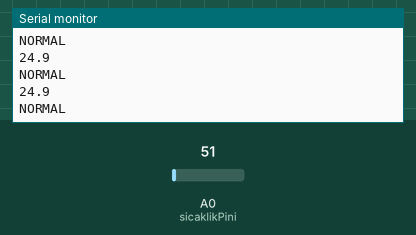
A sketch run on a simulated Arduino Uno, built with avr-gcc and run on an emulated ATmega328P. Parts: the last lines printed to the serial monitor. The test bench sets the inputs (shaded band); at power-on: A0 (sicaklikPini) = 51.

Above: at 1.3 s.
1.4 s: A0 (sicaklikPini) set to 57
At 1.81 s:
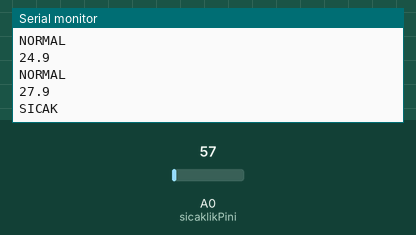
3.5 s: A0 (sicaklikPini) set to 61
At 3.81 s:
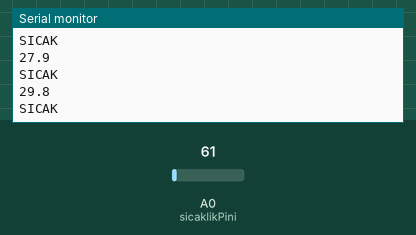
Timing chart, 0 to 6.5 s (numbered marks = the images above; inputs shaded):
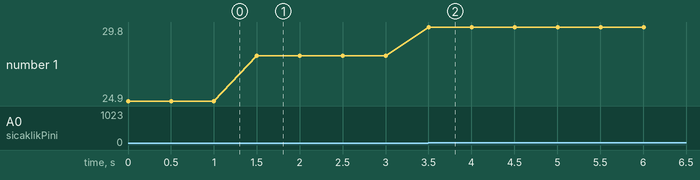

The sketch:

p08_esik_25.ino
```cpp
const byte sicaklikPini = A0;
const float referansGerilimi = 5.0;
const float adcEnBuyuk = 1023.0;
const float dereceCarpani = 100.0;
const float sicaklikEsigi = 25.0;
const unsigned long haberlesmeHizi = 9600;
const unsigned int beklemeMs = 500;
const byte ondalikBasamak = 1;

void setup() {
  Serial.begin(haberlesmeHizi);
}

void loop() {
  int okuma = analogRead(sicaklikPini);
  float gerilim = okuma * referansGerilimi / adcEnBuyuk;
  float sicaklik = gerilim * dereceCarpani;
  Serial.println(sicaklik, ondalikBasamak);
  if (sicaklik > sicaklikEsigi) {
    Serial.println("SICAK");
  } else {
    Serial.println("NORMAL");
  }
  delay(beklemeMs);
}
```

Measured:
- the behaviour switches between 51 and 52 on A0 (sicaklikPini) (found by bisection; images 0 and 1)
- after the input at 1.4 s, the serial monitor: prints a new line after 0.10 s (image 1)
- after the input at 3.5 s, the serial monitor: prints a new line at once (image 2)
- plotted number 1: 24.9 → 27.9 after the input at 1.4 s, 27.9 → 29.8 after the input at 3.5 s
